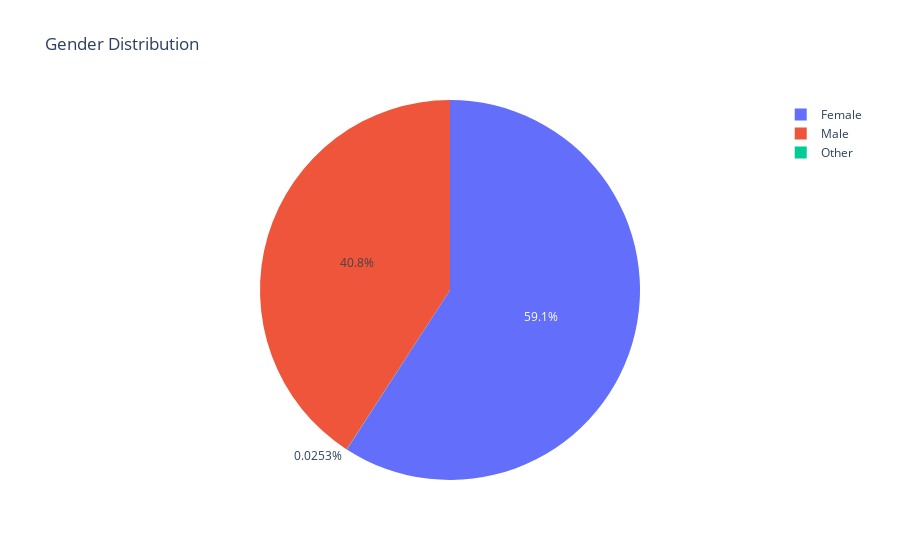

Here is the notebook cell this chart was saved with:
### Markdown cell above
Most NULL's are in bmi and smoking_status.

### Code cell
temp_series = df['gender'].value_counts()
labels = (np.array(temp_series.index))
sizes = (np.array((temp_series / temp_series.sum())*100))

trace = go.Pie(labels=labels, values=sizes)
layout = go.Layout(
    title='Gender Distribution'
)
data = [trace]
fig = go.Figure(data=data, layout=layout)
py.iplot(fig, filename="gender_percentages")

### Figure 1 — Plotly figure (JSON) as saved in the notebook; plotly's stock layout.template omitted (floating-point values rounded to 4 significant figures)
{"data": [{"labels": ["Female", "Male", "Other"], "type": "pie", "values": [59.14, 40.84, 0.02535]}], "layout": {"title": {"text": "Gender Distribution"}}}
